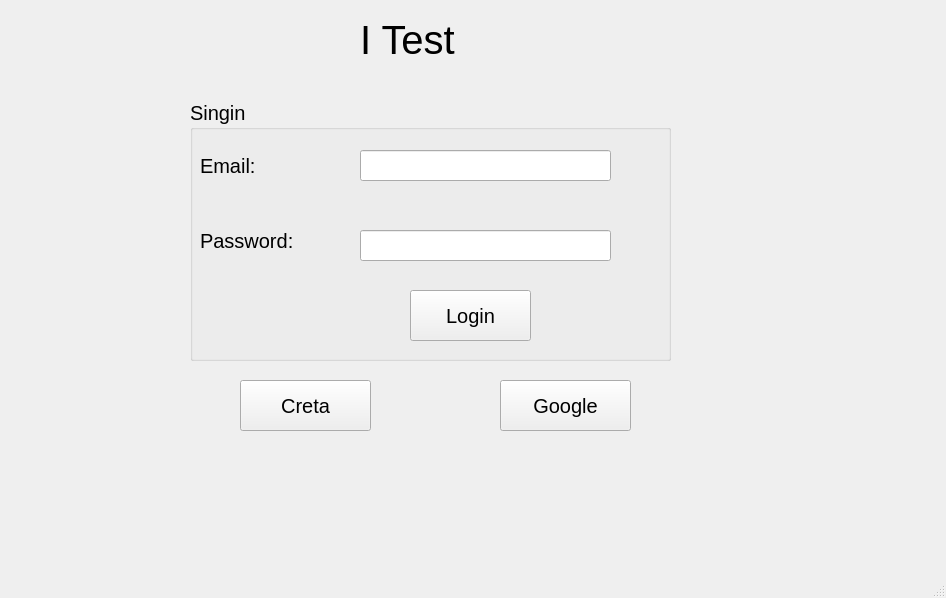
<?xml version="1.0" encoding="UTF-8"?>
<ui version="4.0">
 <class>MainWindow</class>
 <widget class="QMainWindow" name="MainWindow">
  <property name="geometry">
   <rect>
    <x>0</x>
    <y>0</y>
    <width>946</width>
    <height>598</height>
   </rect>
  </property>
  <property name="windowTitle">
   <string>MainWindow</string>
  </property>
  <property name="styleSheet">
   <string notr="true"/>
  </property>
  <widget class="QWidget" name="centralwidget">
   <widget class="QLabel" name="label">
    <property name="geometry">
     <rect>
      <x>360</x>
      <y>10</y>
      <width>129</width>
      <height>60</height>
     </rect>
    </property>
    <property name="font">
     <font>
      <pointsize>30</pointsize>
     </font>
    </property>
    <property name="text">
     <string>I Test</string>
    </property>
   </widget>
   <widget class="QGroupBox" name="groupBox">
    <property name="geometry">
     <rect>
      <x>190</x>
      <y>100</y>
      <width>481</width>
      <height>261</height>
     </rect>
    </property>
    <property name="font">
     <font>
      <pointsize>15</pointsize>
     </font>
    </property>
    <property name="title">
     <string>Singin</string>
    </property>
    <widget class="QLabel" name="label_2">
     <property name="geometry">
      <rect>
       <x>10</x>
       <y>50</y>
       <width>101</width>
       <height>31</height>
      </rect>
     </property>
     <property name="text">
      <string>Email:</string>
     </property>
    </widget>
    <widget class="QLineEdit" name="lineEdit">
     <property name="geometry">
      <rect>
       <x>170</x>
       <y>50</y>
       <width>251</width>
       <height>31</height>
      </rect>
     </property>
    </widget>
    <widget class="QLabel" name="label_3">
     <property name="geometry">
      <rect>
       <x>10</x>
       <y>120</y>
       <width>121</width>
       <height>41</height>
      </rect>
     </property>
     <property name="text">
      <string>Password:</string>
     </property>
    </widget>
    <widget class="QLineEdit" name="lineEdit_2">
     <property name="geometry">
      <rect>
       <x>170</x>
       <y>130</y>
       <width>251</width>
       <height>31</height>
      </rect>
     </property>
    </widget>
    <widget class="QPushButton" name="longinbtn">
     <property name="geometry">
      <rect>
       <x>220</x>
       <y>190</y>
       <width>121</width>
       <height>51</height>
      </rect>
     </property>
     <property name="text">
      <string>Login</string>
     </property>
    </widget>
   </widget>
   <widget class="QPushButton" name="pushButton_2">
    <property name="geometry">
     <rect>
      <x>240</x>
      <y>380</y>
      <width>131</width>
      <height>51</height>
     </rect>
    </property>
    <property name="font">
     <font>
      <pointsize>15</pointsize>
     </font>
    </property>
    <property name="text">
     <string>Creta</string>
    </property>
   </widget>
   <widget class="QPushButton" name="pushButton_3">
    <property name="geometry">
     <rect>
      <x>500</x>
      <y>380</y>
      <width>131</width>
      <height>51</height>
     </rect>
    </property>
    <property name="font">
     <font>
      <pointsize>15</pointsize>
     </font>
    </property>
    <property name="text">
     <string>Google</string>
    </property>
   </widget>
  </widget>
  <widget class="QMenuBar" name="menubar">
   <property name="geometry">
    <rect>
     <x>0</x>
     <y>0</y>
     <width>946</width>
     <height>26</height>
    </rect>
   </property>
  </widget>
  <widget class="QStatusBar" name="statusbar"/>
 </widget>
 <resources/>
 <connections/>
</ui>
